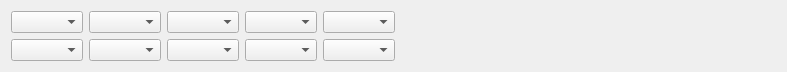
<?xml version="1.0" encoding="UTF-8"?>
<ui version="4.0">
 <class>StatusBar</class>
 <widget class="QWidget" name="StatusBar">
  <property name="geometry">
   <rect>
    <x>0</x>
    <y>0</y>
    <width>787</width>
    <height>68</height>
   </rect>
  </property>
  <property name="windowTitle">
   <string>Form</string>
  </property>
  <layout class="QVBoxLayout" name="vbox_layout">
   <item>
    <layout class="QHBoxLayout" name="hbox_layout0">
     <item>
      <widget class="QComboBox" name="c00"/>
     </item>
     <item>
      <widget class="QComboBox" name="c01"/>
     </item>
     <item>
      <widget class="QComboBox" name="c02"/>
     </item>
     <item>
      <widget class="QComboBox" name="c03"/>
     </item>
     <item>
      <widget class="QComboBox" name="c04"/>
     </item>
     <item>
      <spacer name="hspace0">
       <property name="orientation">
        <enum>Qt::Horizontal</enum>
       </property>
       <property name="sizeHint" stdset="0">
        <size>
         <width>40</width>
         <height>20</height>
        </size>
       </property>
      </spacer>
     </item>
    </layout>
   </item>
   <item>
    <layout class="QHBoxLayout" name="hbox_layout1">
     <item>
      <widget class="QComboBox" name="c10"/>
     </item>
     <item>
      <widget class="QComboBox" name="c11"/>
     </item>
     <item>
      <widget class="QComboBox" name="c12"/>
     </item>
     <item>
      <widget class="QComboBox" name="c13"/>
     </item>
     <item>
      <widget class="QComboBox" name="c14"/>
     </item>
     <item>
      <spacer name="hspace1">
       <property name="orientation">
        <enum>Qt::Horizontal</enum>
       </property>
       <property name="sizeHint" stdset="0">
        <size>
         <width>40</width>
         <height>20</height>
        </size>
       </property>
      </spacer>
     </item>
    </layout>
   </item>
  </layout>
 </widget>
 <resources/>
 <connections/>
</ui>
